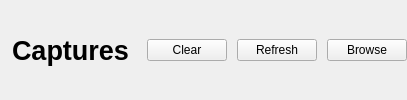
               <widget class="QWidget" name="CapturesBar" native="true">
                <property name="styleSheet">
                 <string notr="true"/>
                </property>
                <layout class="QHBoxLayout" name="horizontalLayout_7">
                 <property name="spacing">
                  <number>10</number>
                 </property>
                 <property name="leftMargin">
                  <number>0</number>
                 </property>
                 <property name="topMargin">
                  <number>0</number>
                 </property>
                 <property name="rightMargin">
                  <number>0</number>
                 </property>
                 <property name="bottomMargin">
                  <number>0</number>
                 </property>
                 <item>
                  <widget class="QLabel" name="CapturesTitle">
                   <property name="sizePolicy">
                    <sizepolicy hsizetype="Expanding" vsizetype="Preferred">
                     <horstretch>0</horstretch>
                     <verstretch>0</verstretch>
                    </sizepolicy>
                   </property>
                   <property name="font">
                    <font>
                     <family>Yu Gothic UI</family>
                     <pointsize>20</pointsize>
                     <italic>false</italic>
                     <bold>true</bold>
                    </font>
                   </property>
                   <property name="styleSheet">
                    <string notr="true">padding-left:5px;</string>
                   </property>
                   <property name="text">
                    <string>Captures</string>
                   </property>
                  </widget>
                 </item>
                 <item alignment="Qt::AlignRight">
                  <widget class="QPushButton" name="cleareBtn">
                   <property name="sizePolicy">
                    <sizepolicy hsizetype="Maximum" vsizetype="Fixed">
                     <horstretch>0</horstretch>
                     <verstretch>0</verstretch>
                    </sizepolicy>
                   </property>
                   <property name="cursor">
                    <cursorShape>PointingHandCursor</cursorShape>
                   </property>
                   <property name="text">
                    <string>Clear</string>
                   </property>
                   <property name="icon">
                    <iconset resource="../resources.qrc">
                     <normaloff>:/feather/x-octagon.svg</normaloff>:/feather/x-octagon.svg</iconset>
                   </property>
                  </widget>
                 </item>
                 <item>
                  <widget class="QPushButton" name="refreshBtn">
                   <property name="sizePolicy">
                    <sizepolicy hsizetype="Maximum" vsizetype="Fixed">
                     <horstretch>0</horstretch>
                     <verstretch>0</verstretch>
                    </sizepolicy>
                   </property>
                   <property name="cursor">
                    <cursorShape>PointingHandCursor</cursorShape>
                   </property>
                   <property name="styleSheet">
                    <string notr="true"/>
                   </property>
                   <property name="text">
                    <string>Refresh</string>
                   </property>
                   <property name="icon">
                    <iconset resource="../resources.qrc">
                     <normaloff>:/feather/refresh-ccw.svg</normaloff>:/feather/refresh-ccw.svg</iconset>
                   </property>
                  </widget>
                 </item>
                 <item>
                  <widget class="QPushButton" name="browseCapBtn">
                   <property name="text">
                    <string>Browse</string>
                   </property>
                   <property name="icon">
                    <iconset resource="../resources.qrc">
                     <normaloff>:/feather/folder.svg</normaloff>:/feather/folder.svg</iconset>
                   </property>
                  </widget>
                 </item>
                </layout>
               </widget>
